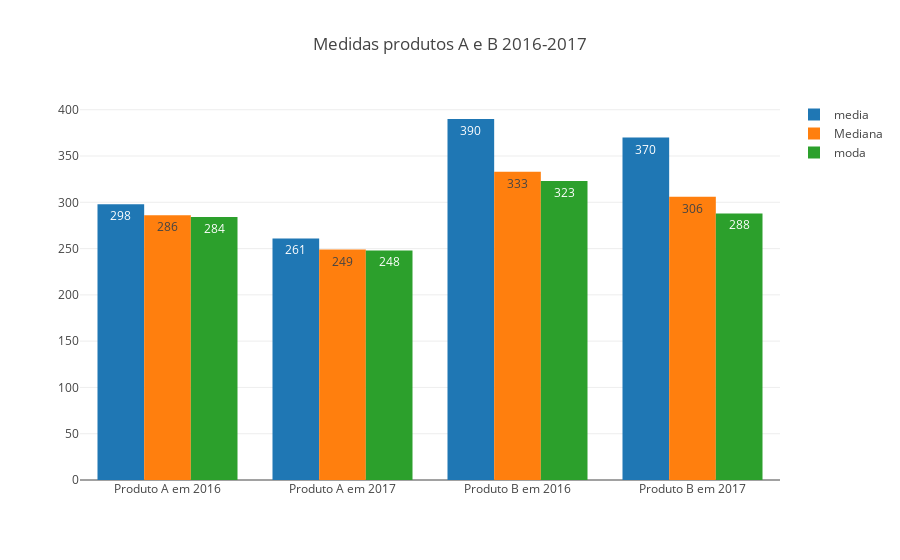

Source (notebook cell):
### Markdown cell above
## Medidas de tendência central(Vendas)

Abaixo será analisado a media, moda e mediana das vendas por municipio nos anos de 2016 e 2017.

### Code cell
anos = ['Produto A em 2016', 'Produto A em 2017', 'Produto B em 2016', 'Produto B em 2017']
media = df1[['Produto A em 2016','Produto A em 2017','Produto B em 2016', 'Produto B em 2017']].mean().round()
mediana = df1[['Produto A em 2016','Produto A em 2017','Produto B em 2016', 'Produto B em 2017']].median().round()
moda = df1[['Produto A em 2016','Produto A em 2017','Produto B em 2016', 'Produto B em 2017']].mode().round()


#desvio padrão
desvio = df1[['Produto A em 2016','Produto A em 2017','Produto B em 2016', 'Produto B em 2017']].std()

variancia = df1[['Produto A em 2016','Produto A em 2017','Produto B em 2016', 'Produto B em 2017']].var()

trace1 = go.Bar(
    x=anos,
    y=media,
    text=media,
    textposition = 'auto',
    name='media'
)
trace2 = go.Bar(
    x=anos,
    y=mediana,
    text=mediana,
    textposition = 'auto',
    name='Mediana'
)

trace3 = go.Bar(
    x=anos,
    y=moda.values[0],
    text=moda.values[0],
    textposition = 'auto',
    name='moda'
)

data = [trace1, trace2, trace3]
layout = go.Layout(
    barmode='group',
    title='Medidas produtos A e B 2016-2017',
)

fig = go.Figure(data=data, layout=layout)
iplot(fig, filename='grouped-bar')

### Figure 1 — Plotly figure (JSON) as saved in the notebook; plotly's stock layout.template omitted (floating-point values rounded to 4 significant figures)
{"data": [{"name": "media", "text": [298, 261, 390, 370], "textposition": "auto", "type": "bar", "uid": "dde150b3-d553-4ba3-9a23-b152aafff6d5", "x": ["Produto A em 2016", "Produto A em 2017", "Produto B em 2016", "Produto B em 2017"], "y": [298, 261, 390, 370]}, {"name": "Mediana", "text": [286, 249, 333, 306], "textposition": "auto", "type": "bar", "uid": "282fa98e-a6f7-473b-89e2-07456517137d", "x": ["Produto A em 2016", "Produto A em 2017", "Produto B em 2016", "Produto B em 2017"], "y": [286, 249, 333, 306]}, {"name": "moda", "text": [284, 248, 323, 288], "textposition": "auto", "type": "bar", "uid": "05e92ee6-ab22-4c0a-886b-dca7d6caa639", "x": ["Produto A em 2016", "Produto A em 2017", "Produto B em 2016", "Produto B em 2017"], "y": [284, 248, 323, 288]}], "layout": {"barmode": "group", "title": {"text": "Medidas produtos A e B 2016-2017"}}}
